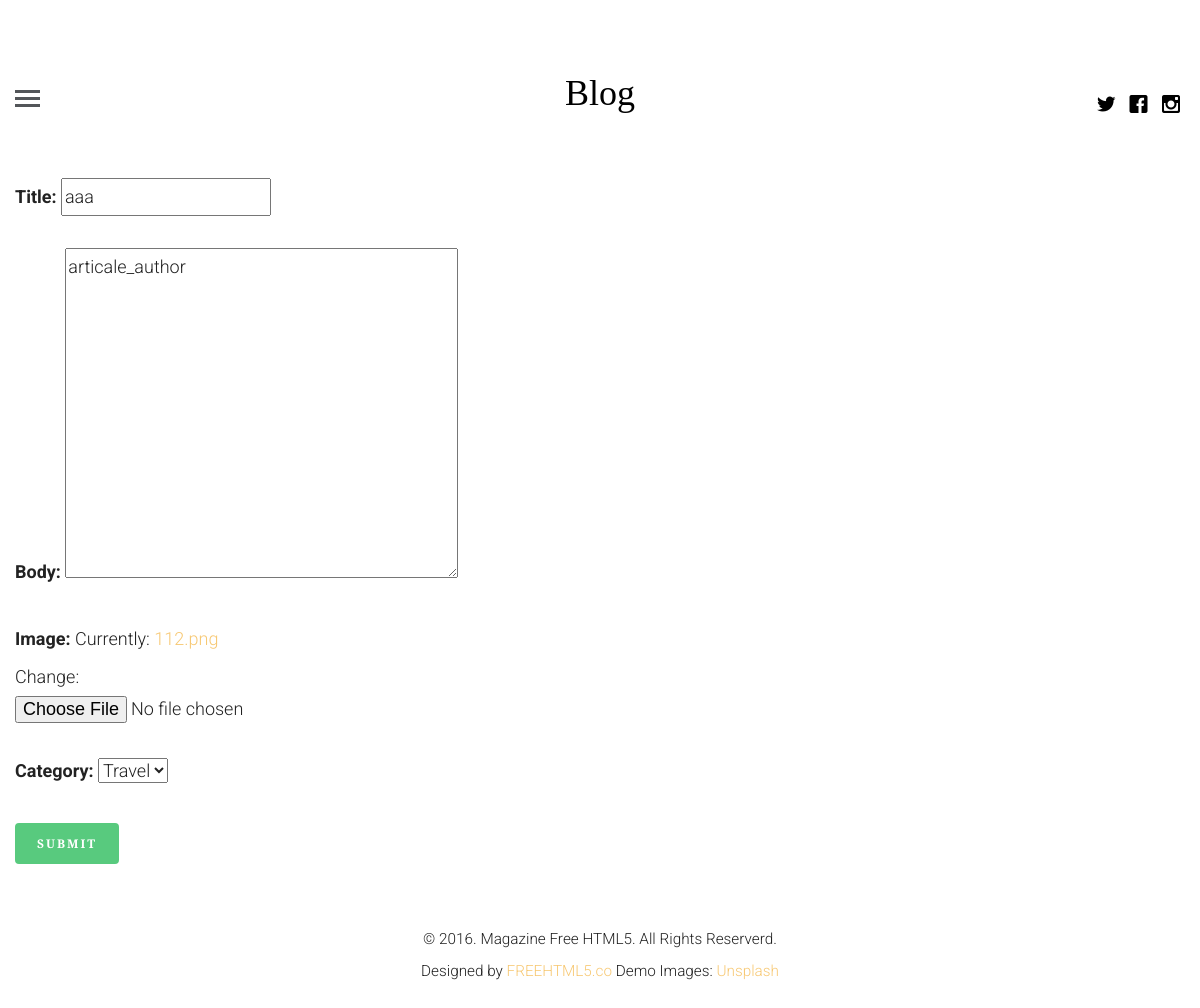
The app's page /update/8 (signed in) with its own data.
### blogapp/models.py (models this page shows, shortened)
class articale(models.Model):
    articale_author = models.ForeignKey(author,on_delete=models.CASCADE)
    title = models.CharField(max_length=200)
    body = models.TextField()
    image = models.ImageField()
    posted_on = models.DateTimeField(auto_now=False,auto_now_add=True)
    update_on = models.DateTimeField(auto_now=True,auto_now_add=False)
    category = models.ForeignKey(category,on_delete=models.CASCADE)

### blogapp/views.py (the view)
# urls.py: path("update/<int:id>",views.getupdate, name = "update"),
def getupdate(request,id):
    if request.user.is_authenticated:
        u = get_object_or_404(author, name=request.user.id)
        post = get_object_or_404(articale,id=id)
        form = createForm(request.POST or None, request.FILES or None,instance=post )
        if form.is_valid():
            instance=form.save(commit=False)
            instance.articale_author=u
            instance.save()
            messages.success(request,"Articale is Updated successfully !")
            return redirect('profile')
        context={"form":form}
        return render(request,"create.html",context)
    else:
        return redirect('login')

### blogapp/forms.py
class createForm(forms.ModelForm):
    class Meta:
        model= articale
        fields= "__all__"
        exclude = ['articale_author']

### blogapp/models.py (called while the page is built)
    def __str__(self):
        return self.name

### templates/create.html (shortened to what this page needs)
{% extends 'base.html' %}
{% block content %}
    <div class="container-fluid">
      <form action="" method="POST" enctype="multipart/form-data">
        {{form.as_p}}
        <button class="btn btn-success" >Submit</button>
      </form>
    </div>
{% endblock %}

### blogapp/static/css/style.css (style rules this page uses)
html { background: #fff; }
body { font-family: "Roboto", arial, sans-serif; font-size: 18px; font-weight: 300; line-height: 1.8; color: #222; background: #fff; }
a { color: #f7c873; -webkit-transition: 0.5s; -o-transition: 0.5s; transition: 0.5s; }
p { margin-bottom: 30px; }
.btn { margin-right: 4px; margin-bottom: 4px; font-family: "Playfair Display", times, serif; font-size: 12px; letter-spacing: 2px; text-transform: uppercase; font-weight: 700; -webkit-border-radius: 4px; -moz-border-radius: 4px; -ms-border-radius: 4px; border-radius: 4px; -webkit-transition: 0.5s; -o-transition: 0.5s; transition: 0.5s; }
.btn-success { background: #58ca7e; color: #fff; border: 2px solid #58ca7e; }

### records on screen
articale: title "aaa", body "articale_author", category "Travel"
